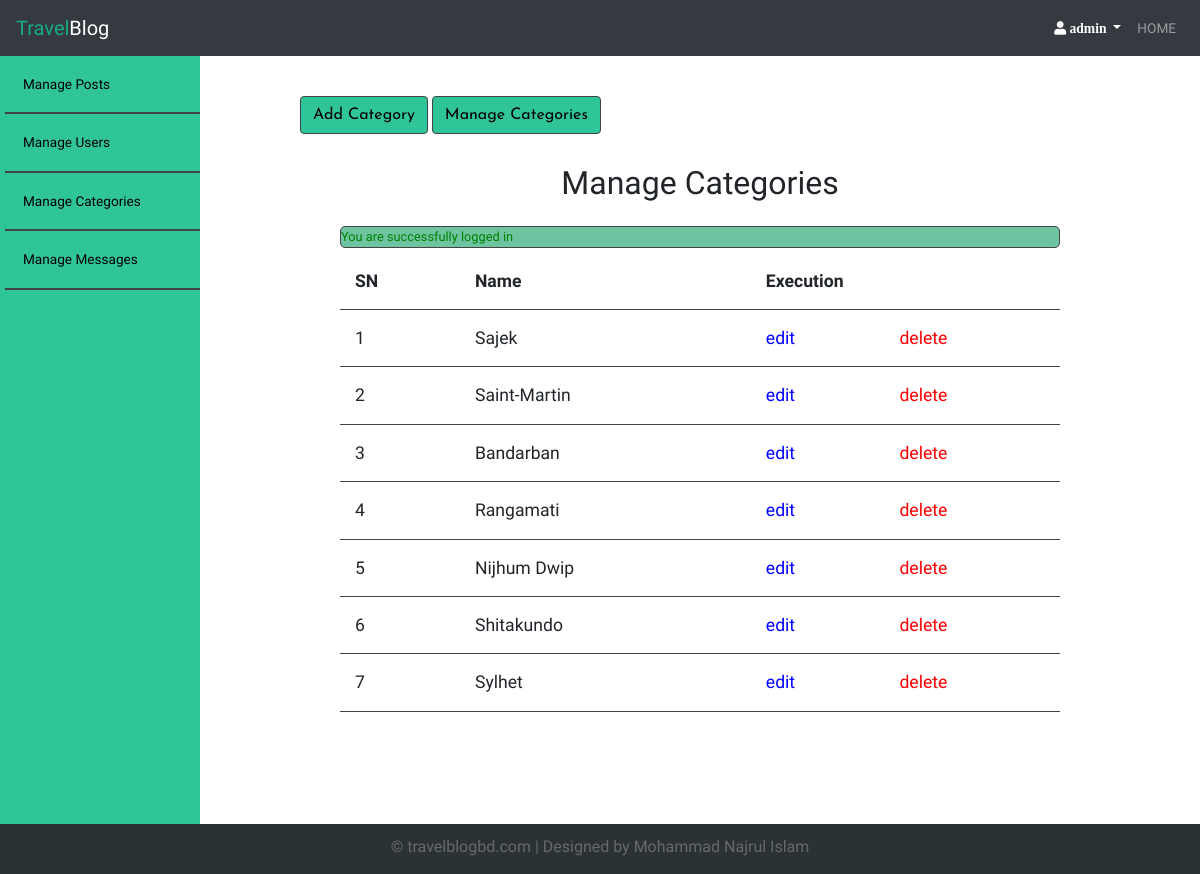
Page /admincatsmanage.php (signed in) on the committed database.
### tables this page shows
CREATE TABLE `categories` (
  `id` int(11) NOT NULL,
  `name` varchar(22) NOT NULL,
  `description` text NOT NULL
);

### controlcats.php (called while the page is built, shortened)
<?php
include("db.php");
$table ='categories';
$cats = selectAll($table);
?>

### db.php (called while the page is built, shortened)
<?php
require('dbconnect.php');
function selectAll($table, $conditions = [])
{
    global $con;
    $sql = "SELECT * FROM $table";
    if (empty($conditions)) {
        $statement = $con->prepare($sql);
        $statement->execute();
        $records = $statement->get_result()->fetch_all(MYSQLI_ASSOC);
        return $records;
    }
}

### admincatsmanage.php (the view, shortened to what this page needs)
<?php include("controlcats.php");
?>
<!DOCTYPE html>
<html>
<head>
  <link rel="stylesheet" href="css/bootstrap.min.css" />
  <link rel="stylesheet" href="css/style.css">
  <link rel="stylesheet" href="css/admin.css">
  <link rel="stylesheet" href="https://maxcdn.bootstrapcdn.com/bootstrap/4.5.2/css/bootstrap.min.css">
  <link rel="stylesheet" href="https://use.fontawesome.com/releases/v5.14.0/css/all.css">
</head>
<body>
  <?php include("adminHeader.php"); ?>
  <div class="admin-wrapper">
  <?php include("adminLeftmenu.php"); ?>
    <div class="admin-content">
        <div class="button-group">
            <a href="admincatscreate.php" class="btn btn-big">Add Category</a>
            <a href="admincatsmanage.php" class="btn btn-big">Manage Categories</a>
        </div>
        <div class="content">
            <h2 class="page-title">Manage Categories</h2>
            <?php include("msg.php"); ?>
            <table>
                <thead>
                    <th>SN</th>
                    <th>Name</th>
                    <th colspan="2">Execution</th>
                </thead>
                <tbody>
                <?php foreach ($cats as $key => $cat): ?>
                    <tr>
                        <td><?php echo $key + 1; ?></td>
                        <td><?php echo $cat['name']; ?></td>
                        <td><a href="admincatsedit.php?id=<?php echo $cat['id']; ?>" class="edit">edit</a></td>
                        <td><a href="admincatsmanage.php?del_id=<?php echo $cat['id']; ?>" class="delete">delete</a></td>
                    </tr>
                <?php endforeach; ?>
                </tbody>
            </table>
        </div>
    </div>
  </div>
  <div class="admin-footer">
    &copy; travelblogbd.com | Designed by Mohammad Najrul Islam
  </div>
</body>
</html>

### css/style.css (style rules this page uses)
* { font-family: 'Candal', serif; }
html, body { height: 100%; padding: 0px; margin: 0px; background: #f6f6f6; font-family: 'Lora', serif; }
.content { width: 90%; margin: 30px auto 30px; }

### css/admin.css (style rules this page uses)
* { list-style: none; }
.button-group .btn { font-family: 'Josefin Sans', sans-serif; bottom: 10px; right: 10px; background: #12bd89de; color: black; border: 1px solid #444; }
.admin-wrapper { height: 89%; display: flex; }
.admin-wrapper .admin-content { flex: 8; height: 100%; padding: 40px 100px 100px; overflow-y: scroll; }
.admin-content .page-title { text-align: center; margin-bottom: 1.5rem; }
table { width: 100%; border-collapse: collapse; font-size: 1.1rem; }
th, td { padding: 15px; text-align: left; border-bottom: 1px solid #444; }
.edit { color: blue; }
.delete { color: red; }
.admin-footer { background: rgb(42, 50, 53); color: #686868; width: 100%; height: 50px; text-align: center; position: absolute; bottom: 0px; left: 0px; padding-top: 11px; }

### rows in the picture
categories: name "Sajek"
categories: name "Saint-Martin"
categories: name "Bandarban"
categories: name "Rangamati"
categories: name "Nijhum Dwip"
categories: name "Shitakundo"
categories: name "Sylhet"

### other values in the picture
$_SESSION['username'] "admin"
$_SESSION['msg'] "You are successfully logged in"
